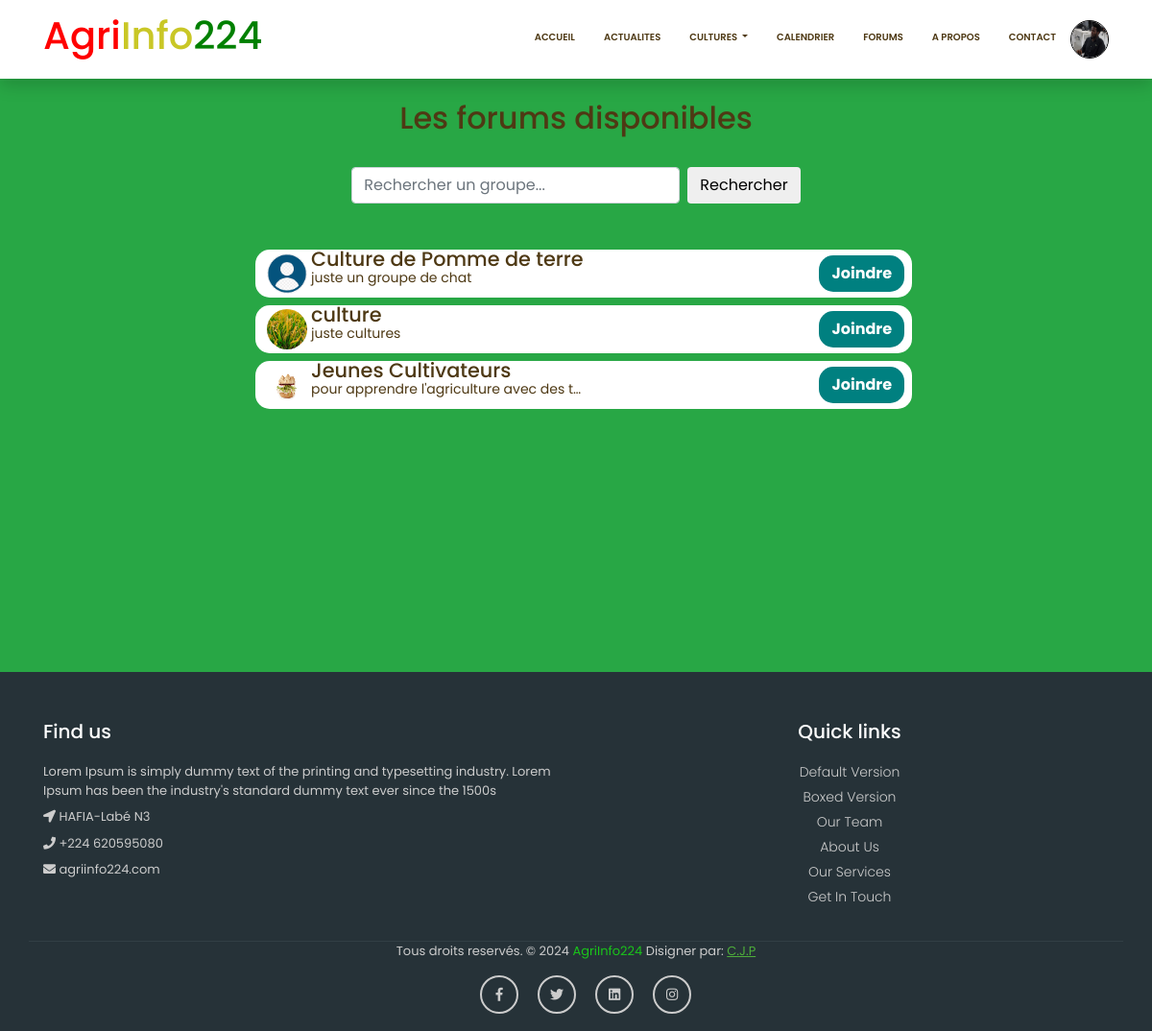
/Compte/forums (signed in), run on the app's committed database.
### Compte/models.py (models this page shows, shortened)
class Utilisateur(AbstractUser):
    token = models.CharField(max_length=120)
    role=[
        ("agriculteur","agriculteur"),
        ("admin","admin"),
        ("utilisateur","utilisateur")
    ]
    telephone=models.CharField(max_length=15)
    profile=models.ImageField(upload_to="profile",blank=True,null=True)
    roles=models.CharField(max_length=150,choices=role)
    password_confirm=models.CharField(max_length=150)
    notif=models.ManyToManyField(Notification,related_name="notifs",default="")

class Forum(models.Model):
   titre_forum= models.CharField(max_length=150)
   description_forum=models.TextField()
   date_creation=models.DateTimeField(auto_now=True)
   logo=models.ImageField(upload_to="chats",null=True,blank=True)
   user_create=models.ForeignKey(Utilisateur,on_delete=models.CASCADE)

### Compte/views.py (the view)
def forums(request):
    forums=Forum.objects.all()
    context={'forums':forums}
    return render(request,'Compte/forums.html',context)

### Compte/templates/Compte/forums.html (shortened to what this page needs)
{% extends "Agronomie/base.html" %}
{% load static %}
{% block navbar %}
<ul class="navbar-nav ml-auto">
	<li class="nav-item">
	   <a class="nav-link" href="{% url 'home' %}">Accueil</a>
	</li>
	<li class="nav-item">
	   <a class="nav-link" href="{% url 'actu' %}">Actualites</a>
	</li>
	<li class="nav-item dropdown">
	  <a class="nav-link dropdown-toggle" href="#" id="navbarDropdownPortfolio" data-toggle="dropdown" aria-haspopup="true" aria-expanded="false">
	  Cultures
	  </a>
   </li>
	<li class="nav-item">
	   <a class="nav-link" href="{% url 'calendrier' %}">Calendrier</a>
	</li>
	{% if user.is_authenticated %}
   <li class="nav-item">
      <a class="nav-link" href="{% url 'forums' %}">Forums</a>
    </li>
   {% endif %}
	<li class="nav-item">
	  <a class="nav-link" href="{% url 'apropos' %}">A propos</a>
   </li>
	<li class="nav-item">
	   <a class="nav-link" href="{% url 'contact' %}">Contact</a>
	</li>
	{% if user.is_authenticated %}
	<li class="nav-item dropdown">
	   <a class="" href="#" id="navbarDropdownPortfolio" data-toggle="dropdown" aria-haspopup="true" aria-expanded="false">
		 {% if user.profile %}
		  <img src="{{ user.profile.url }}" alt="" style="width: 40px; height: 40px; padding: none;border-radius: 25px; border:1px solid black">
		  {% else %}
		  <img src="{%  static 'Compte/img/prog.png' %}" alt="" style="width: 40px; height: 40px; padding: none;border-radius: 25px; border:1px solid black">
		  {% endif %}
	   </a>
	</li>
	{% endif %}
 </ul>
{% endblock  %}
{% block content %}
<div class="bg-success pt-4">
	<h2 class="d-block text-center">Les forums disponibles</h2>
	<div class="pt-2 px-4 d-flex justify-content-center" style=" height: 550px;">
		<div style="width: 700px;">
			<div class="d-flex justify-content-center mb-5">
				<form class="d-flex mt-3" style="max-width: 600px;" method="get" action=".">
					<input class="form-control mr-2" type="search" placeholder="Rechercher un groupe..." aria-label="Search" name="search">
					<button class="btn btn-outline-ligth" type="submit">Rechercher</button>
				</form>
			</div>
			{% for forum in forums %}
			<div class="d-flex bg-white ml-3 mt-2 justify-content-between px-2" style="border-radius: 15px; align-items: center;">
				<div class="">
					<div class="d-flex">
						{% if forum.logo %}
							<img src="{{ forum.user_create.profile.url }}" alt="" class="p-1" style="width: 50px; height: 50px; border-radius: 50px;">
						{% else %}
							<img src="{% static 'Compte/img/groupe.png' %}" alt="" class="p-1" style="width: 50px; height: 50px; border-radius: 50px;">
						{% endif %}
						<div>
							<h3 style="font-size: 1.3rem; line-height: 1;">{{forum.titre_forum}}</h3>
							<p style="line-height: 1px;">{{ forum.description_forum |truncatechars:40 }}</p>
						</div>
					</div>
				</div>
				<div style="display: flex; align-items: end;">
					<a href="{% url 'forum' forum.id %}" class="btn text-white" style="border-radius: 15px; background-color:teal; font-weight: bold;">Joindre</a>
				</div>
			</div>
		{% endfor %}
		</div>
	</div>
</div>
{% endblock %}

### Agronomie/static/Agronomie/css/style.css (style rules this page uses)
body { padding-top: 54px; font-family: 'Poppins', sans-serif; font-size: 14px; color: #4e3914; }
@media (min-width: 992px) { body { padding-top: 80px; } }
.navbar-expand-lg.top-nav .navbar-nav .nav-link { padding: 10px 15px; color: #4e3914; font-size: 10px; font-weight: 600; text-transform: uppercase; }

### data on the page
Utilisateur: profile (picture)
Forum: titre_forum "Culture de Pomme de terre", description_forum "juste un groupe de chat"
Forum: user_create.profile (picture), titre_forum "culture", description_forum "juste cultures"
Forum: user_create.profile (picture), titre_forum "Jeunes Cultivateurs", description_forum "pour apprendre l'agriculture avec des t…"
